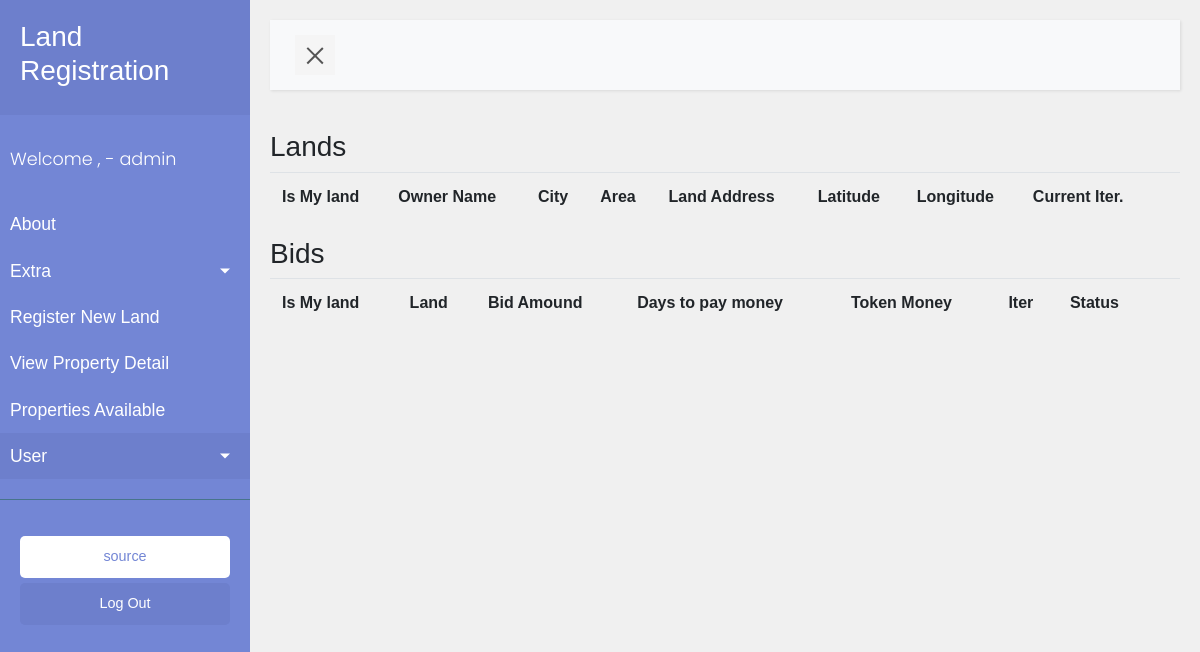
Page /my-bid/ (signed in) on the earlier database version.
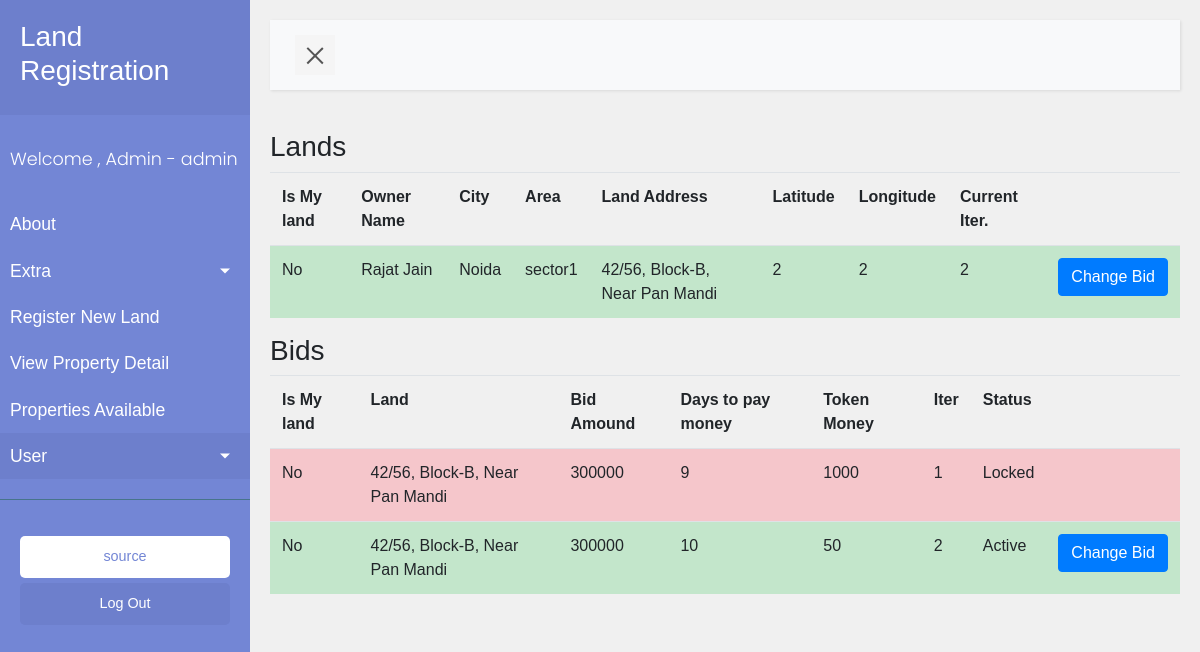
Same page on the later database version.
### user/models.py (models this page shows)
class User(AbstractBaseUser, PermissionsMixin):
    platformArray=(
        ('android',('android')),
        ('ios',('ios')),
    )
    account_address = models.CharField(max_length = 100)
    email = models.EmailField(_('email address'))
    username = models.CharField(_('username'),max_length = 50, unique=True)
    name = models.CharField(_('name'), max_length=30, blank=True)
    is_active = models.BooleanField(_('active'), default=True)
    is_staff = models.BooleanField(_('staff'), default = True)
    objects = UserManager()
    budget = models.PositiveIntegerField(default = 300000)
    USERNAME_FIELD = 'username'
    class Meta:
        verbose_name = _('user')
        verbose_name_plural = _('users')

### land/models.py (models this page shows, shortened)
class BidLand(models.Model):
    land = models.ForeignKey(Land ,on_delete = models.CASCADE, related_name = 'lands')
    price = models.PositiveIntegerField()
    owner = models.CharField(max_length=100)
    timestamp = models.DateTimeField(auto_now=True, null=True, blank=True)
    itter = models.PositiveIntegerField(default = 1)
    locked = models.BooleanField(default = False)
    sell_to = models.CharField(max_length=100, null = True, blank = True)
    selling_value = models.PositiveIntegerField(null = True, blank = True)
    days = models.PositiveIntegerField(default = 30)
    token_money = models.PositiveIntegerField(default = 0)

class Land(models.Model):
    land_id = models.PositiveIntegerField()
    address = models.CharField(max_length=100)
    name = models.CharField(max_length=100)
    city = models.CharField(max_length=100)
    location = models.CharField(max_length=100)
    area = models.CharField(max_length=100)
    land_address = models.CharField(max_length=100)
    latitude = models.CharField(max_length=100, null = True, blank = True)
    longitude = models.CharField(max_length=100, null = True, blank = True)
    timestamp = models.DateTimeField(auto_now=True, null=True, blank=True)

class Bid(models.Model):
    bid_land = models.ForeignKey(BidLand ,on_delete = models.CASCADE, related_name = 'bidlands')
    value = models.PositiveIntegerField()
    account = models.CharField(max_length=100)
    buyer = models.BooleanField(default = True)
    itter = models.PositiveIntegerField(default = 1)
    message = models.TextField(null = True, blank = True)
    timestamp = models.DateTimeField(auto_now=True, null=True, blank=True)
    days = models.PositiveIntegerField(default = 30)
    token_money = models.PositiveIntegerField(default = 0)
    locked = models.BooleanField(default = False)

### land/views.py (the view)
# urls.py: url(r'^my-bid/$',my_bid       ,name="my_bid"),
def my_bid(request):
    context = {}
    bid_obj = Bid.objects.filter(account = request.user.account_address)
    bid_land_obj_id = bid_obj.values('bid_land').distinct()
    bid_land_obj =[]
    for i in bid_land_obj_id:
        bid_land_obj.append(BidLand.objects.get(id = i['bid_land']))
    context['bid_objects'] = bid_obj
    context['bid_land_obj'] = bid_land_obj
    return render(request, 'user/my_bid.html', context)

### templates/user/my_bid.html
{% extends 'base.html' %}
   {% block content %}
    <div>
       <h3>Lands</h3>
                <table class="table" id="detail-table">
            <tr>
                <th>Is My land</th>
                <th>Owner Name</th>
                <th>City</th>
                <th>Area</th>
                <th>Land Address</th>
                <th>Latitude</th>
                <th>Longitude</th>
                <th>Current Iter.</th>
                <th></th>
            </tr>
           {% for bid_land in bid_land_obj %}
           <tr
           {% if bid_land.locked %}
           class="table-danger"
           {% else %}
           class="table-success"
           {% endif %}
           >
           <td>{% if request.user.account_address == bid_land.owner %}
               Yes
               {% else %}
               No
               {% endif %}
           </td>
            <td>{{bid_land.land.name}} </td>
            <td>{{bid_land.land.city}} </td>
            <td>{{bid_land.land.area}} </td>
            <td>{{bid_land.land.land_address}} </td>
            <td>{{bid_land.land.latitude}} </td>
            <td>{{bid_land.land.longitude}} </td>
            <td>{{bid_land.itter}} </td>
            <td>
            {% if bid_land.locked == False %}
            <a href="/bid/{{bid_land.land.land_id}}" class="btn btn-primary">Change Bid</a>
            {% else %}
             <a href="/graph/{{bid_land.id}}" class="btn btn-primary">Graph</a>
            {% endif %}
            </td>
            </tr>
           {% endfor %}
        </table>
        <h3>Bids</h3>
        <table class="table" id="detail-table">
           <tr>
                <th>Is My land</th>
                <th>Land</th>
                <th>Bid Amound</th>
                <th>Days to pay money</th>
                <th>Token Money</th>
                <th>Iter</th>
                <th>Status</th>
                <th></th>
            </tr>
           {% for bid_obj in bid_objects%}
           <tr
           {% if bid_obj.locked %}
           class="table-danger"
           {% else %}
           class="table-success"
           {% endif %}
           >
            <td>
            {% if bid_obj.buyer %}
                No
            {% else %}
                Yes
            {% endif %}
            </td>
            <td>{{bid_obj.bid_land.land.land_address}} </td>
            <td>{{bid_obj.value}} </td>
            <td>{{bid_obj.days}} </td>
            <td>{{bid_obj.token_money}} </td>
            <td>{{bid_obj.itter}} </td>
            <td>{% if bid_obj.locked %}
                Locked
                {% else %}
                Active
            {% endif %}
            </td>
            <td>
            {% if bid_obj.locked == False %}
            <a href="/bid/{{bid_obj.bid_land.land.land_id}}" class="btn btn-primary">Change Bid</a>
            {% endif %}
            </td>
            </tr>
           {% endfor %}
        </table>
    </div>
{% endblock %}

### templates/base.html (shortened to what this page needs)
{% load static %}
<!DOCTYPE html>
<html lang="en">
<head>
    <link rel="stylesheet" type="text/css" href="{% static 'bootstrap.min.css'%}">
    <link rel="stylesheet" type="text/css" href="{% static 'sidebar.css'%}">
    <link rel="stylesheet" type="text/css" href="{% static 'register_new_land.css'%}">
</head>
<body>
    <div class="wrapper">
        <nav id="sidebar">
            <div class="sidebar-header">
                <h3>Land Registration</h3>
            </div>
            <ul class="list-unstyled components">
                <p>Welcome {% if user.is_authenticated %} , {{user.name}} - {{user.username}} {% endif %}</p>
                <li>
                    <a href="#">About</a>
                    <a href="#pageSubmenu" data-toggle="collapse" aria-expanded="false" class="dropdown-toggle">Extra</a>
                </li>
                <li>
                    <a href="/register-land/">Register New Land</a>
                </li>
                <li>
                    <a href="/user-land-details/">View Property Detail</a>
                </li>
                <li>
                    <a href="/lands-available/">Properties Available</a>
                </li>
                {% if user.is_authenticated %}
                <li class="active">
                    <a href="#homeSubmenu" data-toggle="collapse" aria-expanded="false" class="dropdown-toggle">User</a>
                </li>
                 {% endif %}
            </ul>
            <ul class="list-unstyled CTAs">
                <li>
                    <a href="#" class="download"> source</a>
                </li>
                <li>
                    {% if not user.is_authenticated %}
                    <a href="/user/login" class="article">Log In</a>
    {% else %}
                    <a href="/user/logout" class="article">Log Out</a>
       {% endif %}
                </li>
            </ul>
        </nav>
        <div id="content">
            <nav class="navbar navbar-expand-lg navbar-light bg-light">
                <div class="container-fluid">
                    <button type="button" id="sidebarCollapse" class="navbar-btn">
                        <span></span>
                    </button>
                </div>
            </nav>
{% block content %}
{% endblock %}
        </div>
    </div>
</body>
</html>

### static_files/sidebar.css (style rules this page uses)
body { font-family: 'Poppins', sans-serif; background: #fafafa; }
p { font-family: 'Poppins', sans-serif; font-size: 1.1em; font-weight: 300; line-height: 1.7em; color: #999; }
a, a:hover, a:focus { color: inherit; text-decoration: none; transition: all 0.3s; }
.navbar { padding: 15px 10px; background: #fff; border: none; border-radius: 0; margin-bottom: 40px; box-shadow: 1px 1px 3px rgba(0, 0, 0, 0.1); }
.navbar-btn { box-shadow: none; outline: none !important; border: none; }
.wrapper { display: flex; width: 100%; align-items: stretch; perspective: 1500px; }
#sidebar { min-width: 250px; max-width: 250px; background: #7386D5; color: #fff; transition: all 0.6s cubic-bezier(0.945, 0.020, 0.270, 0.665); transform-origin: bottom left; }
#sidebar .sidebar-header { padding: 20px; background: #6d7fcc; }
#sidebar ul.components { padding: 20px 0; border-bottom: 1px solid #47748b; }
#sidebar ul p { color: #fff; padding: 10px; }
#sidebar ul li a { padding: 10px; font-size: 1.1em; display: block; }
#sidebar ul li.active > a, a[aria-expanded="true"] { color: #fff; background: #6d7fcc; }
a[data-toggle="collapse"] { position: relative; }
.dropdown-toggle::after { display: block; position: absolute; top: 50%; right: 20px; transform: translateY(-50%); }
ul.CTAs { padding: 20px; }
ul.CTAs a { text-align: center; font-size: 0.9em !important; display: block; border-radius: 5px; margin-bottom: 5px; }
a.download { background: #fff; color: #7386D5; }
a.article, a.article:hover { background: #6d7fcc !important; color: #fff !important; }
#content { width: 100%; padding: 20px; min-height: 100vh; transition: all 0.3s; }
#sidebarCollapse { width: 40px; height: 40px; background: #f5f5f5; cursor: pointer; }
#sidebarCollapse span { width: 80%; height: 2px; margin: 0 auto; display: block; background: #555; transition: all 0.8s cubic-bezier(0.810, -0.330, 0.345, 1.375); transition-delay: 0.2s; }
#sidebarCollapse span:last-of-type { transform: rotate(-45deg) translate(1px, -1px); }

### static_files/register_new_land.css (style rules this page uses)
body { background-color:#F0F0F0; font-family: 'Raleway','Source Sans Pro', 'Arial'; }

Differences in the rows shown:
changed User "admin": name (not shown) → "Admin"
added BidLand: shows "No", land.name "Rajat Jain", land.city "Noida", land.area "sector1", land.land_address "42/56, Block-B, Near Pan Mandi", land.latitude "2", land.longitude "2", itter "2"
added Bid: buyer "No", bid_land.land.land_address "42/56, Block-B, Near Pan Mandi", value "300000", days "9", token_money "1000", itter "1", locked "Locked"
added Bid: buyer "No", bid_land.land.land_address "42/56, Block-B, Near Pan Mandi", value "300000", days "10", token_money "50", itter "2", locked "Active"
